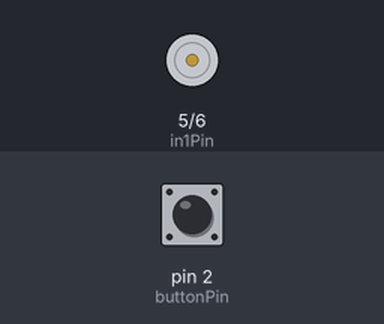
The sketch below on a simulated Arduino Uno, built with avr-gcc and run on an emulated ATmega328P. Parts: motor-driver pin pairs drawn as motors (green arrow = first pin HIGH = forward, orange = second pin HIGH = backward, longer = more drive, scaled by the enable pin). The inputs (shaded band) are chosen by the test bench; at power-on: pin 2 (buttonPin) HIGH.

Above: at 1.2 s.
1.3 s: pin 2 (buttonPin) pulled LOW for 0.15 s
At 2.1 s:
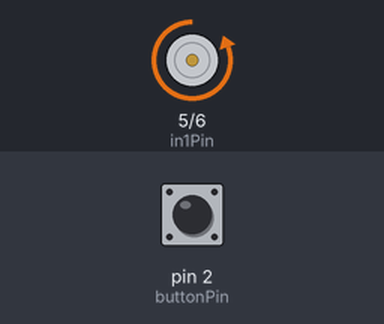
4.4 s: pin 2 (buttonPin) pulled LOW for 3.2 s
10.6 s: pin 2 (buttonPin) pulled LOW for 1 s
At 16.2 s:
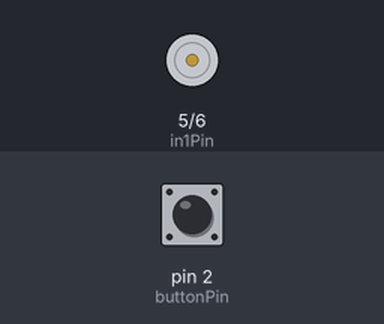
Timing chart, 0 to 17.7 s (numbered marks = the images above; inputs shaded):
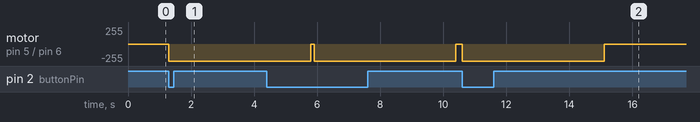

The sketch:

SD6_Robot.ino
```cpp
int in1Pin = 5;
int in2Pin = 6;
int enablePin = 7;
int buttonPin = 2;
int delay_value = 4500;    //msec
int button_state;
int go = 0;

void setup() {
  // put your setup code here, to run once:
  //Serial.begin(9600);
  pinMode(in1Pin, OUTPUT);
  pinMode(in2Pin, OUTPUT);
  pinMode(enablePin, OUTPUT);
  pinMode(buttonPin, INPUT);
}

void loop() {
  // put your main code here, to run repeatedly:
  button_state = digitalRead(buttonPin);
  //Serial.print(button_state);
  if (button_state == LOW){
    go = 1;
  }

  if (go == 1){
    digitalWrite(in1Pin, LOW);
    digitalWrite(in2Pin, HIGH);
    digitalWrite(enablePin, HIGH);
    delay(delay_value);

    digitalWrite(enablePin, LOW);
    go = 0;
  }
  delay(100);
}
```

Measured:
- after the input at 1.3 s, motor on pin 5 (in1Pin) / pin 6 (in2Pin): stopped → backward 255/255 at once
- after the input at 10.6 s, motor on pin 5 (in1Pin) / pin 6 (in2Pin): stopped → backward 255/255 at once, → stopped 4.5 s later
